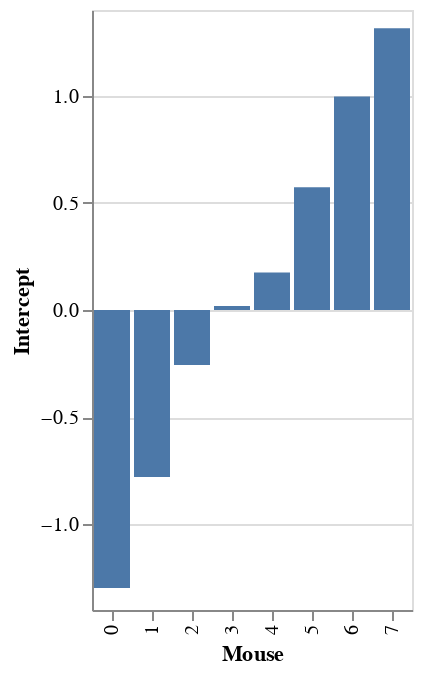

Notebook code for this chart:
### Markdown cell above
## Inspect Bayesian result further
We named intercept _a\_subject_, so now we can plot it for each animal

### Code cell
# Initialize:
window=BayesWindow(df, y='Log power', treatment='stim', group='mouse')
# Fit slopes again: 
window.fit_slopes(add_data=True, model=models.model_hier_stim_one_codition,
                  do_make_change='subtract', dist_y='normal');
intercepts=window.trace.posterior['a_subject'].mean(['chain','draw']).to_dataframe().reset_index()
# Plot
chart_intercepts=alt.Chart(intercepts).mark_bar().encode(
    x=alt.X('subject:O',title='Mouse'),
    y=alt.Y('a_subject', title='Intercept')
)
chart_intercepts

### Figure 1 — Vega-Lite specification as saved in the notebook (floating-point values rounded to 4 significant figures)
{"config": {"view": {"continuousWidth": 400, "continuousHeight": 300}}, "data": {"name": "data-3257ae92d47c2504d48aff71a4a85920"}, "mark": "bar", "encoding": {"x": {"type": "ordinal", "field": "subject", "title": "Mouse"}, "y": {"type": "quantitative", "field": "a_subject", "title": "Intercept"}}, "$schema": "https://vega.github.io/schema/vega-lite/v4.8.1.json", "datasets": {"data-3257ae92d47c2504d48aff71a4a85920": [{"subject": 0, "a_subject": -1.297}, {"subject": 1, "a_subject": -0.7788}, {"subject": 2, "a_subject": -0.2572}, {"subject": 3, "a_subject": 0.019}, {"subject": 4, "a_subject": 0.1756}, {"subject": 5, "a_subject": 0.5728}, {"subject": 6, "a_subject": 0.9965}, {"subject": 7, "a_subject": 1.315}]}}
